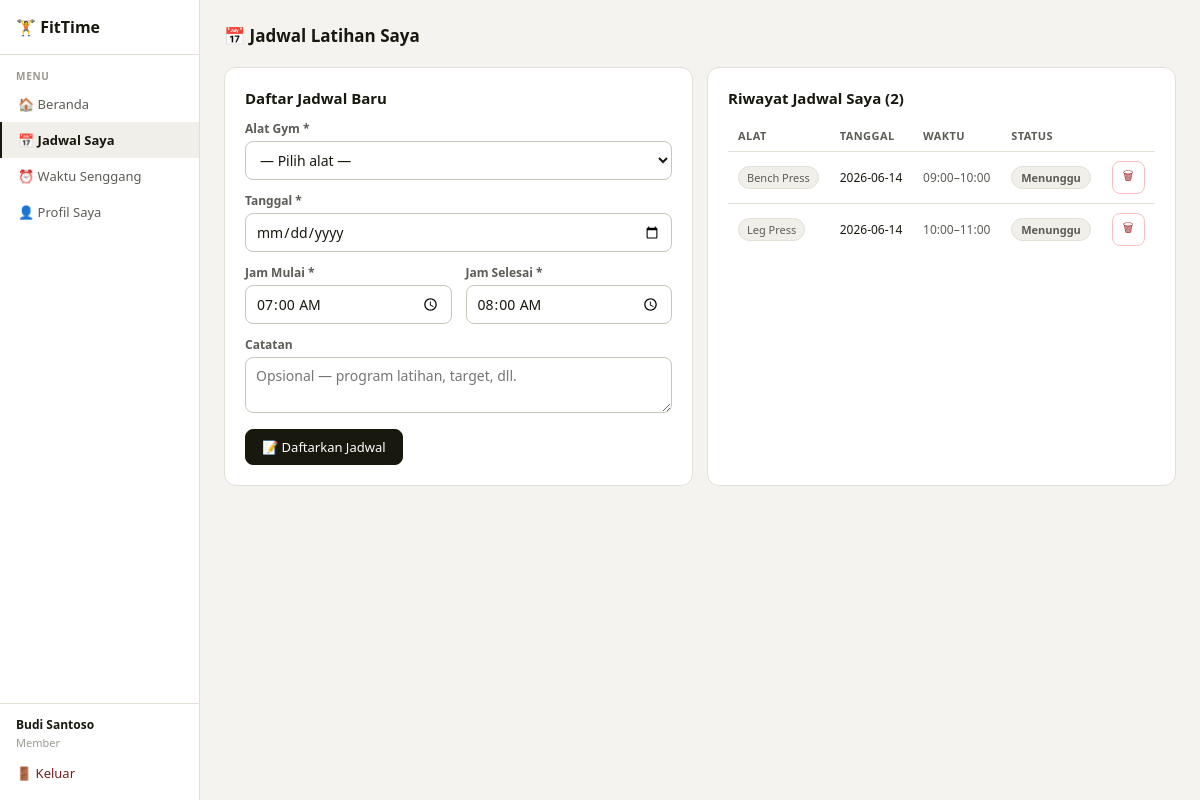
The app's page /jadwal (signed in), older data.
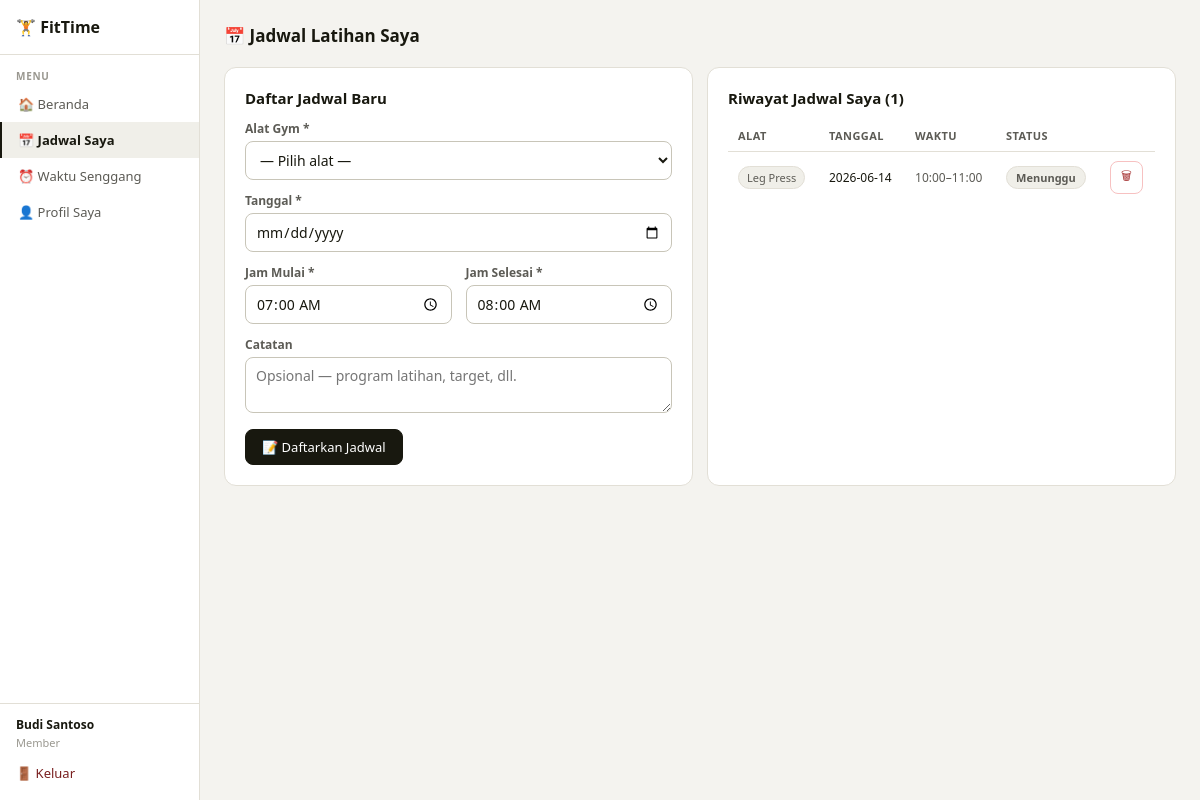
The same page, newer data.
### tables this page shows
CREATE TABLE jadwal (
            id INTEGER PRIMARY KEY AUTOINCREMENT,
            user_id INTEGER NOT NULL,
            alat_id INTEGER NOT NULL,
            tanggal TEXT NOT NULL,
            jam_mulai TEXT NOT NULL,
            jam_selesai TEXT NOT NULL,
            catatan TEXT,
            status TEXT DEFAULT 'pending',  -- pending, approved, rejected, clash
            created_at TEXT DEFAULT (datetime('now','localtime')),
            FOREIGN KEY (user_id) REFERENCES users(id),
            FOREIGN KEY (alat_id) REFERENCES alat_gym(id)
        );

CREATE TABLE alat_gym (
            id INTEGER PRIMARY KEY AUTOINCREMENT,
            nama TEXT UNIQUE NOT NULL,
            deskripsi TEXT,
            kapasitas INTEGER DEFAULT 1,
            aktif INTEGER DEFAULT 1
        );

### app.py (the view, shortened to what this page needs)
@app.route('/jadwal', methods=['GET','POST'])
@login_required()
def jadwal_member():
    with get_db() as db:
        alat_list = db.execute('SELECT * FROM alat_gym WHERE aktif=1 ORDER BY nama').fetchall()
        my_jadwal = db.execute('''
            SELECT j.*,a.nama as alat_nama
            FROM jadwal j JOIN alat_gym a ON j.alat_id=a.id
            WHERE j.user_id=? ORDER BY j.tanggal DESC, j.jam_mulai
        ''',(session['user_id'],)).fetchall()
        return render_template('jadwal_member.html', alat_list=alat_list, my_jadwal=my_jadwal)

### app.py (called while the page is built)
def get_db():
    conn = sqlite3.connect(DB)
    conn.row_factory = sqlite3.Row
    return conn

def login_required(role=None):
    from functools import wraps
    def decorator(f):
        @wraps(f)
        def wrapped(*args,**kwargs):
            if 'user_id' not in session:
                flash('Silakan login terlebih dahulu.','warning')
                return redirect(url_for('login'))
            if role and session.get('role') != role:
                flash('Akses ditolak.','danger')
                return redirect(url_for('dashboard'))
            return f(*args,**kwargs)
        return wrapped
    return decorator

### templates/jadwal_member.html (shortened to what this page needs)
{% extends 'base.html' %}
{% block content %}
<div class="page-header">
  <div class="page-title">📅 Jadwal Latihan Saya</div>
</div>
<div class="grid-2">
  <div class="card">
    <div class="section-title">Daftar Jadwal Baru</div>
    <form method="POST">
      <div class="fgroup"><label>Alat Gym *</label>
        <select name="alat_id" required>
          <option value="">— Pilih alat —</option>
        </select>
      </div>
      <div class="fgroup"><label>Tanggal *</label><input name="tanggal" type="date" required value="{{ today }}" min="{{ today }}" /></div>
      <div class="grid-2">
        <div class="fgroup"><label>Jam Mulai *</label><input name="jam_mulai" type="time" required value="07:00" /></div>
        <div class="fgroup"><label>Jam Selesai *</label><input name="jam_selesai" type="time" required value="08:00" /></div>
      </div>
      <div class="fgroup"><label>Catatan</label><textarea name="catatan" rows="2" placeholder="Opsional — program latihan, target, dll."></textarea></div>
      <button type="submit" class="btn-primary">📝 Daftarkan Jadwal</button>
    </form>
  </div>
  <div class="card">
    <div class="section-title">Riwayat Jadwal Saya ({{ my_jadwal|length }})</div>
    {% if my_jadwal %}
    <table><thead><tr><th>Alat</th><th>Tanggal</th><th>Waktu</th><th>Status</th><th></th></tr></thead><tbody>
    {% for j in my_jadwal %}
    <tr>
      <td><span class="chip">{{ j.alat_nama }}</span></td>
      <td style="font-size:12px">{{ j.tanggal }}</td>
      <td style="font-size:12px;color:var(--text2)">{{ j.jam_mulai }}–{{ j.jam_selesai }}</td>
      <td>
        {% if j.status=='approved' %}<span class="badge b-ok">✓ Disetujui</span>
        {% elif j.status=='rejected' %}<span class="badge b-clash">✗ Ditolak</span>
        {% else %}<span class="badge b-gray">Menunggu</span>{% endif %}
      </td>
      <td><a href="{{ url_for('hapus_jadwal_member', jid=j.id) }}" class="btn btn-sm btn-danger" onclick="return confirm('Hapus jadwal ini?')">🗑</a></td>
    </tr>
    {% endfor %}
    </tbody></table>
    {% else %}
    <div class="empty">Belum ada jadwal. Daftarkan jadwal latihan pertama Anda!</div>
    {% endif %}
  </div>
</div>
{% endblock %}

Row changes from the older to the newer data that the page shows:
removed jadwal: alat_nama "Bench Press", tanggal "2026-06-14", jam_mulai "09:00", jam_selesai "10:00", status "Menunggu"
Text that changed along with them:
{{ my_jadwal|length }}: "2" → "1"
